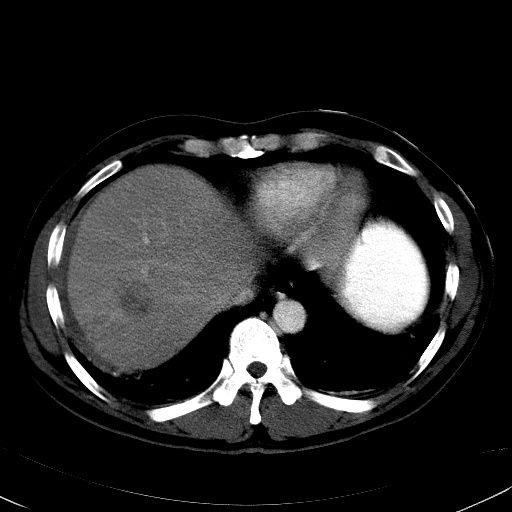
#> input picture OP/img-6.jpg, 512 x 512 px
$ python bg_bs.py
#> lines starting #> are read from the running program, lines starting #| are printed output that depends on the picture; after the words box and inside, x2 and y2 are one past the last pixel; in counts of white or black regions, pixels touching at a corner belong together
import cv2

bgfb = cv2.createBackgroundSubtractorMOG2(varThreshold=0)
#bgfb = cv2.bgsegm.createBackgroundSubtractorGMG()

i = cv2.imread('OP/img-6.jpg')
#> i is the input picture: shape (512, 512, 3); min 0, max 255, mean 38.3
#print i
fgmask = bgfb.apply(i)
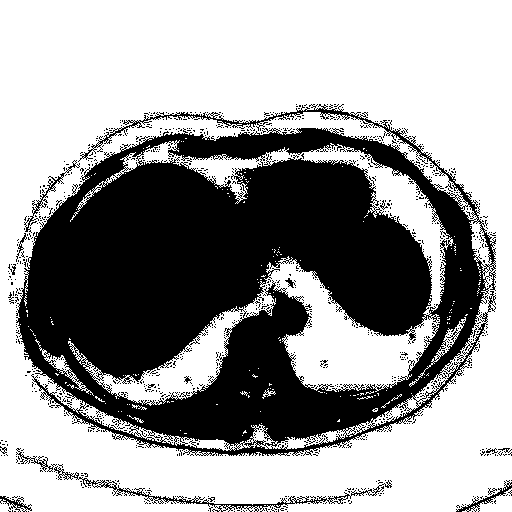
#> fgmask: shape (512, 512); values 127 (black) and 255 (white), 61% white; 913 black regions (897 under 20 px), largest, box (x1, y1, x2, y2) and area: (16, 104, 496, 456) 97367, (54, 466, 392, 512) 1246, (24, 160, 80, 233) 335

cv2.imwrite('f.jpg',fgmask)

$ run again, with OP/img-00000001.jpg copied over OP/img-6.jpg
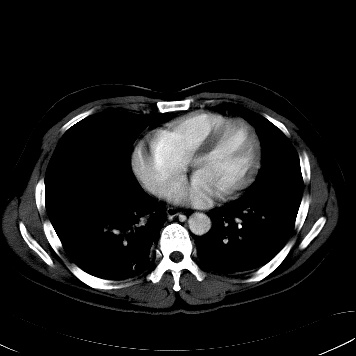
#> input picture OP/img-00000001.jpg, 356 x 356 px
#> i is the input picture: shape (356, 356, 3); min 0, max 255, mean 27.2
#> `fgmask = bgfb.apply(i)`:
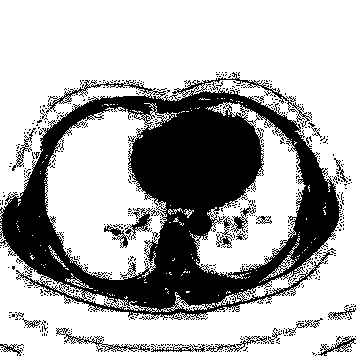
#> fgmask: shape (356, 356); values 127 (black) and 255 (white), 69.3% white; 595 black regions (577 under 20 px), largest, box (x1, y1, x2, y2) and area: (0, 72, 342, 320) 35353, (56, 328, 150, 352) 348, (220, 206, 256, 238) 269

$ run again, with OP/img-00000007.jpg copied over OP/img-6.jpg
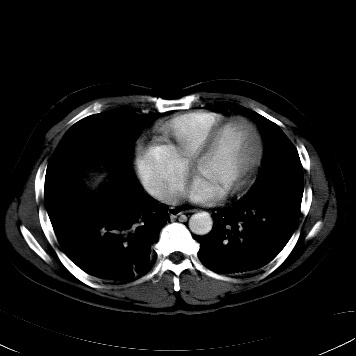
#> input picture OP/img-00000007.jpg, 356 x 356 px
#> i is the input picture: shape (356, 356, 3); min 0, max 255, mean 26.5
#> `fgmask = bgfb.apply(i)`:
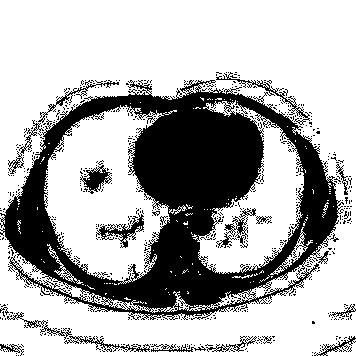
#> fgmask: shape (356, 356); values 127 (black) and 255 (white), 69.3% white; 620 black regions (601 under 20 px), largest, box (x1, y1, x2, y2) and area: (0, 72, 344, 320) 34206, (96, 213, 144, 248) 484, (80, 165, 112, 194) 407
